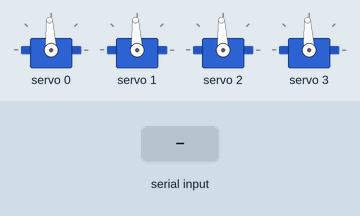
Recording of a sketch running on a simulated Arduino Mega 2560, built with avr-gcc and run on an emulated ATmega2560. Parts: 4 × servo. Inputs (shaded band) come from the test bench. What the sketch prints to the serial monitor is not drawn.

Above: at 2.1 s.
2.2 s: "T\n" received over Serial
At 2.6 s:
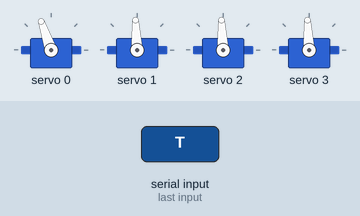
At 3.3 s:
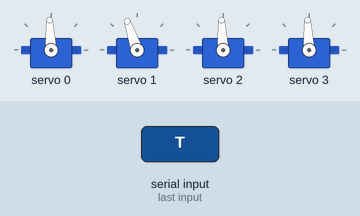
5.2 s: "H\n" received over Serial
7.5 s: "S\n" received over Serial
Timing chart, 0 to 10.5 s (numbered marks = the images above; inputs shaded):
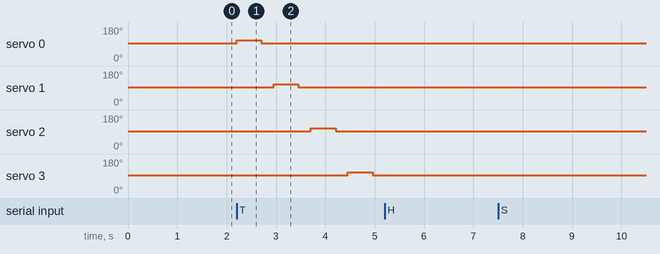

Measured:
- after the input at 2.2 s, servo 0: 93° → 109° at once, → 93° 0.50 s later; servo 1: 93° → 109° after 0.75 s, → 93° 0.50 s later; servo 2: 93° → 109° after 1.5 s, → 93° 0.50 s later; servo 3: 93° → 109° after 2.3 s, → 93° 0.50 s later
- after the input at 5.2 s, every drawn part: stays the same
- after the input at 7.5 s, every drawn part: stays the same

The sketch:

check_servo.ino
```cpp
#include <Wire.h>
#include <Adafruit_PWMServoDriver.h>

// ===================== I2C / PCA9685 =====================
const uint8_t PIN_I2C_SDA = 20;
const uint8_t PIN_I2C_SCL = 21;

Adafruit_PWMServoDriver pca = Adafruit_PWMServoDriver(0x40);

// ===================== Servo config =====================
const uint8_t SERVO_BASE     = 0;
const uint8_t SERVO_SHOULDER = 1;
const uint8_t SERVO_ELBOW    = 2;
const uint8_t SERVO_WRIST    = 3;

const uint8_t SERVO_COUNT = 4;
const uint8_t servoChannel[SERVO_COUNT] = {
  SERVO_BASE, SERVO_SHOULDER, SERVO_ELBOW, SERVO_WRIST
};

const int servoHome[SERVO_COUNT]    = {90, 90, 90, 90};
int servoCurrent[SERVO_COUNT]       = {90, 90, 90, 90};

const int servoMinAngle[SERVO_COUNT] = {0, 15, 15, 0};
const int servoMaxAngle[SERVO_COUNT] = {180, 165, 165, 180};

const uint16_t SERVO_FREQ      = 50;
const uint16_t SERVO_MIN_PULSE = 102;
const uint16_t SERVO_MAX_PULSE = 512;

// ===================== Helpers =====================
uint16_t angleToPulse(int angle) {
  angle = constrain(angle, 0, 180);
  return map(angle, 0, 180, SERVO_MIN_PULSE, SERVO_MAX_PULSE);
}

void writeServo(uint8_t index, int angle) {
  if (index >= SERVO_COUNT) return;
  angle = constrain(angle, servoMinAngle[index], servoMaxAngle[index]);
  servoCurrent[index] = angle;
  pca.setPWM(servoChannel[index], 0, angleToPulse(angle));
}

void moveAllHome() {
  for (uint8_t i = 0; i < SERVO_COUNT; i++) {
    writeServo(i, servoHome[i]);
    delay(200);
  }
}

void startupServoTest() {
  for (uint8_t i = 0; i < SERVO_COUNT; i++) {
    int testAngle = servoHome[i] + 15;
    if (testAngle > servoMaxAngle[i]) testAngle = servoHome[i] - 15;
    testAngle = constrain(testAngle, servoMinAngle[i], servoMaxAngle[i]);
    writeServo(i, testAngle);
    delay(500);
    writeServo(i, servoHome[i]);
    delay(250);
  }
}

void printStatus() {
  Serial.print("S1:"); Serial.print(servoCurrent[0]);
  Serial.print(" S2:"); Serial.print(servoCurrent[1]);
  Serial.print(" S3:"); Serial.print(servoCurrent[2]);
  Serial.print(" S4:"); Serial.println(servoCurrent[3]);
}

void printHelp() {
  Serial.println("Commands:");
  Serial.println("H        -> all home");
  Serial.println("T        -> startup test");
  Serial.println("S        -> status");
  Serial.println("1 0..180 -> servo 1 angle");
  Serial.println("2 0..180 -> servo 2 angle");
  Serial.println("3 0..180 -> servo 3 angle");
  Serial.println("4 0..180 -> servo 4 angle");
}

// ===================== Setup =====================
void setup() {
  Serial.begin(9600);
  Wire.begin();

  pca.begin();
  pca.setOscillatorFrequency(27000000);
  pca.setPWMFreq(SERVO_FREQ);

  delay(10);
  moveAllHome();
  printHelp();
}

// ===================== Loop =====================
void loop() {
  if (Serial.available()) {
    String cmd = Serial.readStringUntil('\n');
    cmd.trim();
    cmd.toUpperCase();

    if (cmd == "H") {
      moveAllHome();
      Serial.println("HOME");
      return;
    }

    if (cmd == "T") {
      startupServoTest();
      return;
    }

    if (cmd == "S") {
      printStatus();
      return;
    }

    int sp = cmd.indexOf(' ');
    if (sp > 0) {
      int idx = cmd.substring(0, sp).toInt();
      int ang = cmd.substring(sp + 1).toInt();

      if (idx >= 1 && idx <= 4) {
        writeServo(idx - 1, ang);
        Serial.print("SERVO ");
        Serial.print(idx);
        Serial.print(" -> ");
        Serial.println(ang);
      }
    }
  }
}
```
